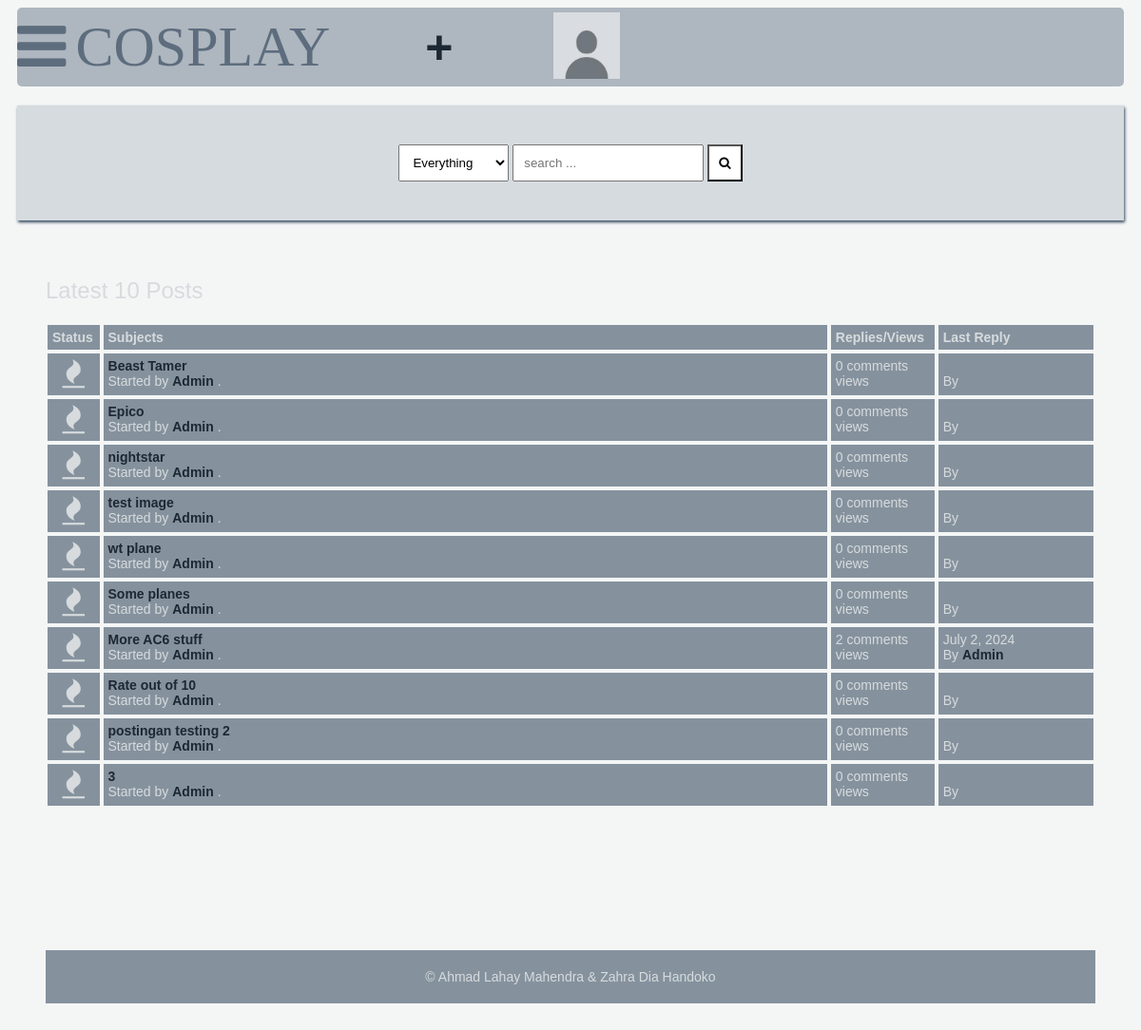
The page /latest_posts (signed in) on the database as committed earlier.
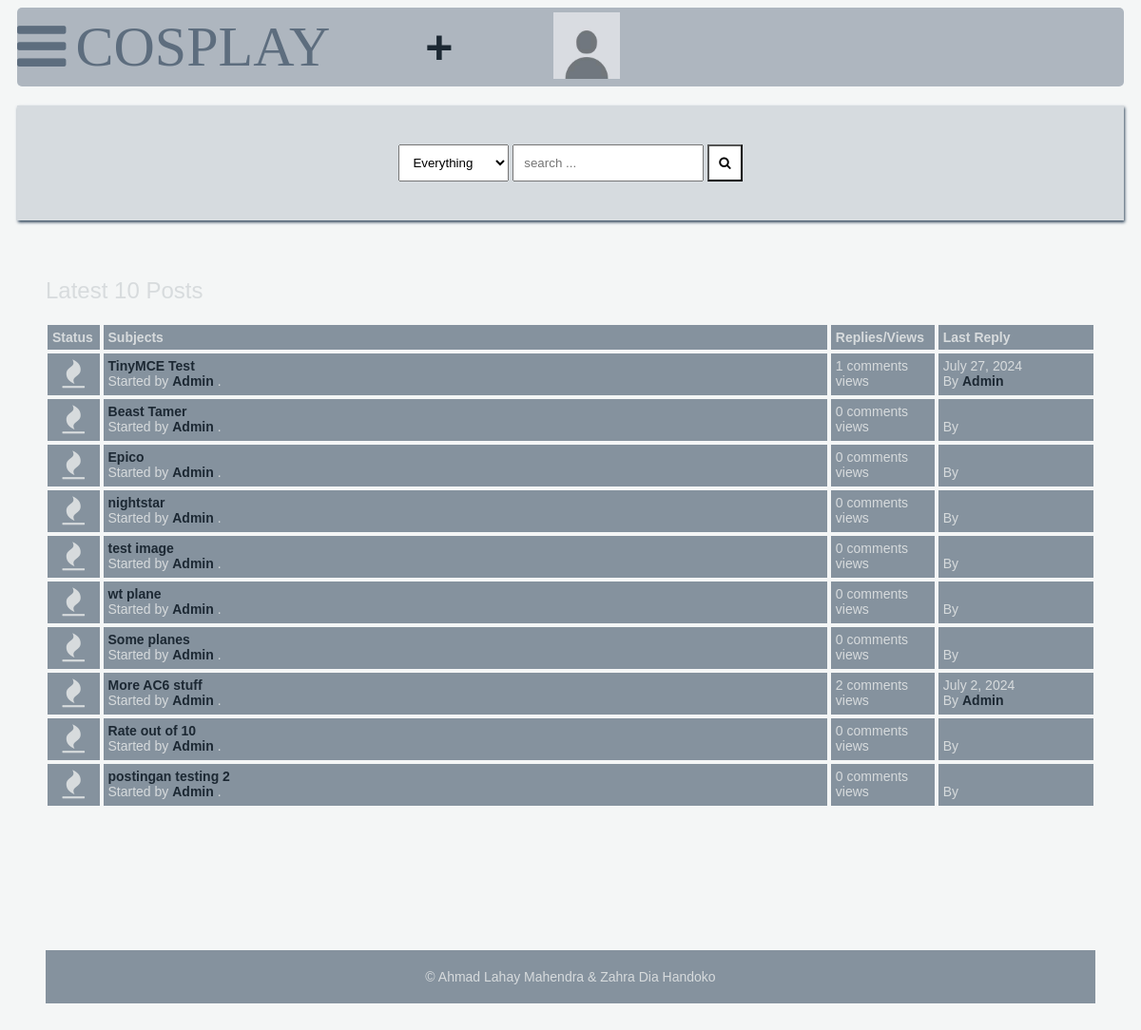
The same page on the database as committed later.
### main/models.py (models this page shows, shortened)
class Post(models.Model):
    title = models.CharField(max_length=400) #Title of the Post
    slug = models.SlugField(max_length=400, unique=True, blank=True) #URL version of the Post
    user = models.ForeignKey(Author, on_delete=models.CASCADE) #Link to Author model
    content = HTMLField() #HTML field for the Post's content
    image = models.ImageField(upload_to='post_images', blank=True, null=True) #Image upload function
    categories = models.ManyToManyField(Category) #Many-to-many relationship with Category
    date = models.DateTimeField(auto_now_add=True) #Date Post was created
    approved = models.BooleanField(default=False) #Post approved status (Default = False)
    hit_count_generic = GenericRelation(HitCount, object_id_field='object_pk',
        related_query_name='hit_count_generic_relation'
    ) #Generic relation for Hitcount (Views)
    tags = TaggableManager() #Taggable manager for Tags
    comments = models.ManyToManyField(Comment, blank=True) #Many-to-many relationship with comments
    closed = models.BooleanField(default=False) #Open or closed status of the Post (Default = False)
    state = models.CharField(max_length=40, default="zero") #State of the Post
    def get_url(self):
        return reverse("detail", kwargs={
            "slug":self.slug
        })
    class Meta:
        indexes = [
            models.Index(fields=['date']),
            models.Index(fields=['slug']),
        ]
    @property
    def num_comments(self):
        return self.comments.count()
    @property
    def last_reply(self):
        return self.comments.order_by('-date').first()

class Author(models.Model):
    user = models.ForeignKey(User, on_delete=models.CASCADE) #Link to user model
    email = models.EmailField(max_length=254, blank=True, null=False) #Email address of the user/author)
    fullname = models.CharField(max_length=40, blank=True) #Full name of the user/author
    slug = models.SlugField(max_length=400, unique=True, blank=True) #URL version of the name
    bio = HTMLField() #HTML field for author's bio
    points = models.IntegerField(default=0) #Points the author has received
    profile_pic = ResizedImageField(size=[50, 80], quality=100, upload_to="authors", default=None, null=True, blank=True) #Profile image

class Comment(models.Model):
    user = models.ForeignKey(Author, on_delete=models.CASCADE) #Link to Author model
    content = models.TextField() #Textfield for Comment content
    date = models.DateTimeField(auto_now_add=True) #Date comment was created
    replies = models.ManyToManyField(Reply, blank=True) #Many-to-many relationship with Reply

### main/views.py (the view)
# urls.py: path("latest_posts", latest_posts, name="latest_posts"), #URL pattern for the latest_posts view
def latest_posts(request):
    posts = Post.objects.all().filter(approved=True).order_by('-date')[:10] #Get the 10 latest approved Posts
    context = {
        "posts":posts,
        "title": "COSPLAY: Latest 10 Posts"
    } #Context to be passed to the template
    return render(request, "latest-posts.html", context) #Render the latest Posts view with the context

### main/context_processors.py (called while the page is built, shortened)
def searchFunction(request):
    search_context = {}  #Initialize an empty dictionary for the search context
    posts = Post.objects.all()  #Retrieve all posts from the database
    return search_context  #Return the search context

### templates/latest-posts.html
{% extends 'base.html' %}
{% load hitcount_tags %}
{% block content %}
    <div class="container">
        <div class="navigate">
            <span>Latest 10 Posts</span>
        </div>
        <div class="posts-table">
            <div class="table-head">
                <div class="status">Status</div>
                <div class="subjects">Subjects</div>
                <div class="replies">Replies/Views</div>
                <div class="last-reply">Last Reply</div>
            </div>
            {% for post in posts %}
            <div class="table-row">
                <div class="status"><i class="fa fa-fire"></i></div>
                <div class="subjects">
                    <a href="{{post.get_url}}">{{post.title}}</a>
                    <br>
                    <span>Started by <b><a href="">{{post.user.user|title}}</a></b> .</span>
                </div>
                <div class="replies">
                    {{post.num_comments}} comments <br> {% get_hit_count for post %} views
                </div>
                <div class="last-reply">
                    {{post.last_reply.date|date}}
                    <br>By <b><a href="">{{post.last_reply.user.user|title}}</a></b>
                </div>
            </div>
            {% endfor %}
        </div>
    {% endblock content %}

Rows that differ between the two databases and show on the page:
no longer on this page (row unchanged): Post: title "3", user.user "Admin", num_comments "0"
added Post: title "TinyMCE Test", user.user "Admin", num_comments "1", last_reply "July 27, 2024", last_reply.user.user "Admin"
